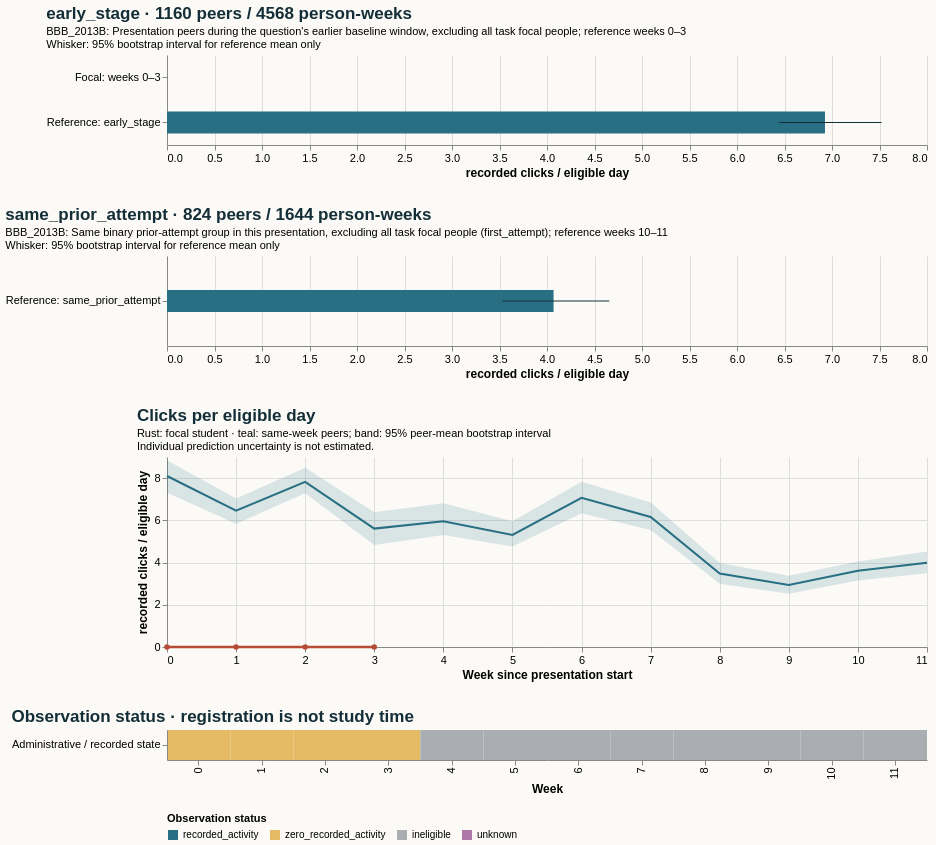

Source (Vega-Lite JSON):
### Vega-Lite specification from a JSON file in a GitHub repository (floating-point values rounded to 4 significant figures)
{"$schema": "https://vega.github.io/schema/vega-lite/v5.20.1.json", "config": {"axis": {"labelFontSize": 11, "titleFontSize": 12}, "background": "#fbfaf7", "font": "sans-serif", "title": {"anchor": "start", "color": "#142e38", "fontSize": 17, "subtitleFontSize": 11}, "view": {"continuousHeight": 300, "continuousWidth": 300, "stroke": null}}, "datasets": {"data-33e6863379c4a3d81386353f7f5ca3bc": [{"end_day": 6, "focal_value": 0.0, "peer_ci_high": 8.843, "peer_ci_low": 7.31, "peer_mean": 8.1, "peer_observations": 1159, "peer_people": 1159, "reference": "course", "unit": "recorded clicks / eligible day", "week": 0}, {"end_day": 13, "focal_value": 0.0, "peer_ci_high": 7.033, "peer_ci_low": 5.838, "peer_mean": 6.456, "peer_observations": 1151, "peer_people": 1151, "reference": "course", "unit": "recorded clicks / eligible day", "week": 1}, {"end_day": 20, "focal_value": 0.0, "peer_ci_high": 8.491, "peer_ci_low": 7.278, "peer_mean": 7.819, "peer_observations": 1133, "peer_people": 1133, "reference": "course", "unit": "recorded clicks / eligible day", "week": 2}, {"end_day": 27, "focal_value": 0.0, "peer_ci_high": 6.381, "peer_ci_low": 4.831, "peer_mean": 5.608, "peer_observations": 1125, "peer_people": 1125, "reference": "course", "unit": "recorded clicks / eligible day", "week": 3}, {"end_day": 34, "focal_value": null, "peer_ci_high": 6.804, "peer_ci_low": 5.306, "peer_mean": 5.954, "peer_observations": 1088, "peer_people": 1088, "reference": "course", "unit": "recorded clicks / eligible day", "week": 4}, {"end_day": 41, "focal_value": null, "peer_ci_high": 5.952, "peer_ci_low": 4.759, "peer_mean": 5.31, "peer_observations": 1081, "peer_people": 1081, "reference": "course", "unit": "recorded clicks / eligible day", "week": 5}, {"end_day": 48, "focal_value": null, "peer_ci_high": 7.828, "peer_ci_low": 6.34, "peer_mean": 7.065, "peer_observations": 1070, "peer_people": 1070, "reference": "course", "unit": "recorded clicks / eligible day", "week": 6}, {"end_day": 55, "focal_value": null, "peer_ci_high": 6.846, "peer_ci_low": 5.544, "peer_mean": 6.16, "peer_observations": 1054, "peer_people": 1054, "reference": "course", "unit": "recorded clicks / eligible day", "week": 7}, {"end_day": 62, "focal_value": null, "peer_ci_high": 3.975, "peer_ci_low": 2.996, "peer_mean": 3.483, "peer_observations": 1044, "peer_people": 1044, "reference": "course", "unit": "recorded clicks / eligible day", "week": 8}, {"end_day": 69, "focal_value": null, "peer_ci_high": 3.38, "peer_ci_low": 2.523, "peer_mean": 2.943, "peer_observations": 1027, "peer_people": 1027, "reference": "course", "unit": "recorded clicks / eligible day", "week": 9}, {"end_day": 76, "focal_value": null, "peer_ci_high": 4.047, "peer_ci_low": 3.15, "peer_mean": 3.609, "peer_observations": 1021, "peer_people": 1021, "reference": "course", "unit": "recorded clicks / eligible day", "week": 10}, {"end_day": 83, "focal_value": null, "peer_ci_high": 4.52, "peer_ci_low": 3.493, "peer_mean": 3.989, "peer_observations": 1016, "peer_people": 1016, "reference": "course", "unit": "recorded clicks / eligible day", "week": 11}], "data-742c6a8fb82c8370de9a3a588a9fd194": [{"eligible_days": 7.0, "end_day": 6, "logging_completeness": "unknown", "observation_status": "zero_recorded_activity", "row": "Administrative / recorded state", "score_status": "withheld_release_time_unknown", "start_day": 0, "value": 0.0, "week": 0}, {"eligible_days": 7.0, "end_day": 13, "logging_completeness": "unknown", "observation_status": "zero_recorded_activity", "row": "Administrative / recorded state", "score_status": "withheld_release_time_unknown", "start_day": 7, "value": 0.0, "week": 1}, {"eligible_days": 7.0, "end_day": 20, "logging_completeness": "unknown", "observation_status": "zero_recorded_activity", "row": "Administrative / recorded state", "score_status": "withheld_release_time_unknown", "start_day": 14, "value": 0.0, "week": 2}, {"eligible_days": 6.0, "end_day": 27, "logging_completeness": "unknown", "observation_status": "zero_recorded_activity", "row": "Administrative / recorded state", "score_status": "withheld_release_time_unknown", "start_day": 21, "value": 0.0, "week": 3}, {"eligible_days": 0.0, "end_day": 34, "logging_completeness": "unknown", "observation_status": "ineligible", "row": "Administrative / recorded state", "score_status": "withheld_release_time_unknown", "start_day": 28, "value": null, "week": 4}, {"eligible_days": 0.0, "end_day": 41, "logging_completeness": "unknown", "observation_status": "ineligible", "row": "Administrative / recorded state", "score_status": "withheld_release_time_unknown", "start_day": 35, "value": null, "week": 5}, {"eligible_days": 0.0, "end_day": 48, "logging_completeness": "unknown", "observation_status": "ineligible", "row": "Administrative / recorded state", "score_status": "withheld_release_time_unknown", "start_day": 42, "value": null, "week": 6}, {"eligible_days": 0.0, "end_day": 55, "logging_completeness": "unknown", "observation_status": "ineligible", "row": "Administrative / recorded state", "score_status": "withheld_release_time_unknown", "start_day": 49, "value": null, "week": 7}, {"eligible_days": 0.0, "end_day": 62, "logging_completeness": "unknown", "observation_status": "ineligible", "row": "Administrative / recorded state", "score_status": "withheld_release_time_unknown", "start_day": 56, "value": null, "week": 8}, {"eligible_days": 0.0, "end_day": 69, "logging_completeness": "unknown", "observation_status": "ineligible", "row": "Administrative / recorded state", "score_status": "withheld_release_time_unknown", "start_day": 63, "value": null, "week": 9}, {"eligible_days": 0.0, "end_day": 76, "logging_completeness": "unknown", "observation_status": "ineligible", "row": "Administrative / recorded state", "score_status": "withheld_release_time_unknown", "start_day": 70, "value": null, "week": 10}, {"eligible_days": 0.0, "end_day": 83, "logging_completeness": "unknown", "observation_status": "ineligible", "row": "Administrative / recorded state", "score_status": "withheld_release_time_unknown", "start_day": 77, "value": null, "week": 11}], "data-929c4fb248b72f2f45c859cddc202397": [{"hi": null, "lo": null, "series": "Focal: weeks 0–3", "value": 0.0}, {"hi": 7.522, "lo": 6.446, "series": "Reference: early_stage", "value": 6.926}], "data-c6007bf24bd4a14120402c3e3a681a74": [{"hi": null, "lo": null, "series": "Focal: weeks 10–11", "value": null}, {"hi": 4.656, "lo": 3.533, "series": "Reference: same_prior_attempt", "value": 4.069}]}, "resolve": {"scale": {"color": "independent"}}, "spacing": 28, "vconcat": [{"data": {"name": "data-929c4fb248b72f2f45c859cddc202397"}, "height": 90, "layer": [{"encoding": {"x": {"field": "value", "scale": {"domain": [0, 7.898], "zero": true}, "title": "recorded clicks / eligible day", "type": "quantitative"}, "y": {"field": "series", "sort": null, "title": null, "type": "nominal"}}, "mark": {"color": "#286f83", "size": 22, "type": "bar"}}, {"encoding": {"x": {"field": "lo", "type": "quantitative"}, "x2": {"field": "hi"}, "y": {"field": "series", "sort": null, "title": null, "type": "nominal"}}, "mark": {"color": "#142e38", "type": "rule"}}], "title": {"subtitle": ["BBB_2013B: Presentation peers during the question's earlier baseline window, excluding all task focal people; reference weeks 0–3", "Whisker: 95% bootstrap interval for reference mean only"], "text": "early_stage · 1160 peers / 4568 person-weeks"}, "width": 760}, {"data": {"name": "data-c6007bf24bd4a14120402c3e3a681a74"}, "height": 90, "layer": [{"encoding": {"x": {"field": "value", "scale": {"domain": [0, 7.898], "zero": true}, "title": "recorded clicks / eligible day", "type": "quantitative"}, "y": {"field": "series", "sort": null, "title": null, "type": "nominal"}}, "mark": {"color": "#286f83", "size": 22, "type": "bar"}}, {"encoding": {"x": {"field": "lo", "type": "quantitative"}, "x2": {"field": "hi"}, "y": {"field": "series", "sort": null, "title": null, "type": "nominal"}}, "mark": {"color": "#142e38", "type": "rule"}}], "title": {"subtitle": ["BBB_2013B: Same binary prior-attempt group in this presentation, excluding all task focal people (first_attempt); reference weeks 10–11", "Whisker: 95% bootstrap interval for reference mean only"], "text": "same_prior_attempt · 824 peers / 1644 person-weeks"}, "width": 760}, {"data": {"name": "data-33e6863379c4a3d81386353f7f5ca3bc"}, "height": 190, "layer": [{"encoding": {"x": {"axis": {"tickMinStep": 1}, "field": "week", "title": "Week since presentation start", "type": "quantitative"}, "y": {"field": "peer_ci_low", "scale": {"zero": true}, "title": "recorded clicks / eligible day", "type": "quantitative"}, "y2": {"field": "peer_ci_high"}}, "mark": {"color": "#286f83", "opacity": 0.16, "type": "area"}}, {"encoding": {"tooltip": [{"field": "week", "type": "quantitative"}, {"field": "peer_mean", "type": "quantitative"}, {"field": "peer_people", "type": "quantitative"}, {"field": "peer_observations", "type": "quantitative"}], "x": {"field": "week", "type": "quantitative"}, "y": {"field": "peer_mean", "type": "quantitative"}}, "mark": {"color": "#286f83", "strokeWidth": 2, "type": "line"}}, {"encoding": {"tooltip": [{"field": "week", "type": "quantitative"}, {"field": "focal_value", "type": "quantitative"}], "x": {"field": "week", "type": "quantitative"}, "y": {"field": "focal_value", "type": "quantitative"}}, "mark": {"color": "#b64c35", "point": {"color": "#b64c35"}, "strokeWidth": 2.5, "type": "line"}}], "title": {"subtitle": ["Rust: focal student · teal: same-week peers; band: 95% peer-mean bootstrap interval", "Individual prediction uncertainty is not estimated."], "text": "Clicks per eligible day"}, "width": 760}, {"data": {"name": "data-742c6a8fb82c8370de9a3a588a9fd194"}, "encoding": {"color": {"field": "observation_status", "legend": {"labelLimit": 260, "orient": "bottom"}, "scale": {"domain": ["recorded_activity", "zero_recorded_activity", "ineligible", "unknown"], "range": ["#286f83", "#e4bb64", "#aaaeb3", "#ac78a5"]}, "title": "Observation status", "type": "nominal"}, "tooltip": [{"field": "week", "type": "quantitative"}, {"field": "eligible_days", "type": "quantitative"}, {"field": "observation_status", "type": "nominal"}, {"field": "logging_completeness", "type": "nominal"}], "x": {"field": "week", "title": "Week", "type": "ordinal"}, "y": {"field": "row", "title": null, "type": "nominal"}}, "height": 30, "mark": {"type": "rect"}, "title": "Observation status · registration is not study time", "width": 760}]}
